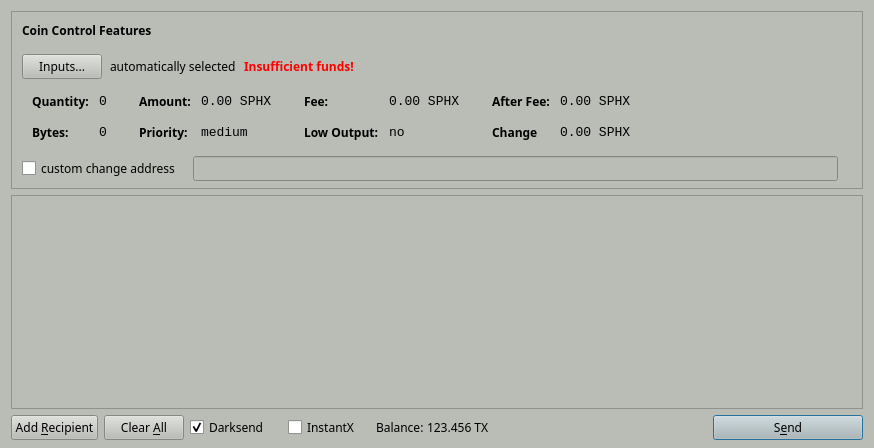
<?xml version="1.0" encoding="UTF-8"?>
<ui version="4.0">
 <class>SendCoinsDialog</class>
 <widget class="QDialog" name="SendCoinsDialog">
  <property name="geometry">
   <rect>
    <x>0</x>
    <y>0</y>
    <width>874</width>
    <height>448</height>
   </rect>
  </property>
  <property name="palette">
   <palette>
    <active>
     <colorrole role="WindowText">
      <brush brushstyle="SolidPattern">
       <color alpha="255">
        <red>0</red>
        <green>0</green>
        <blue>0</blue>
       </color>
      </brush>
     </colorrole>
     <colorrole role="Button">
      <brush brushstyle="SolidPattern">
       <color alpha="255">
        <red>186</red>
        <green>189</green>
        <blue>182</blue>
       </color>
      </brush>
     </colorrole>
     <colorrole role="Light">
      <brush brushstyle="SolidPattern">
       <color alpha="255">
        <red>255</red>
        <green>255</green>
        <blue>255</blue>
       </color>
      </brush>
     </colorrole>
     <colorrole role="Midlight">
      <brush brushstyle="SolidPattern">
       <color alpha="255">
        <red>220</red>
        <green>222</green>
        <blue>218</blue>
       </color>
      </brush>
     </colorrole>
     <colorrole role="Dark">
      <brush brushstyle="SolidPattern">
       <color alpha="255">
        <red>93</red>
        <green>94</green>
        <blue>91</blue>
       </color>
      </brush>
     </colorrole>
     <colorrole role="Mid">
      <brush brushstyle="SolidPattern">
       <color alpha="255">
        <red>124</red>
        <green>126</green>
        <blue>121</blue>
       </color>
      </brush>
     </colorrole>
     <colorrole role="Text">
      <brush brushstyle="SolidPattern">
       <color alpha="255">
        <red>0</red>
        <green>0</green>
        <blue>0</blue>
       </color>
      </brush>
     </colorrole>
     <colorrole role="BrightText">
      <brush brushstyle="SolidPattern">
       <color alpha="255">
        <red>255</red>
        <green>255</green>
        <blue>255</blue>
       </color>
      </brush>
     </colorrole>
     <colorrole role="ButtonText">
      <brush brushstyle="SolidPattern">
       <color alpha="255">
        <red>0</red>
        <green>0</green>
        <blue>0</blue>
       </color>
      </brush>
     </colorrole>
     <colorrole role="Base">
      <brush brushstyle="SolidPattern">
       <color alpha="255">
        <red>255</red>
        <green>255</green>
        <blue>255</blue>
       </color>
      </brush>
     </colorrole>
     <colorrole role="Window">
      <brush brushstyle="SolidPattern">
       <color alpha="255">
        <red>186</red>
        <green>189</green>
        <blue>182</blue>
       </color>
      </brush>
     </colorrole>
     <colorrole role="Shadow">
      <brush brushstyle="SolidPattern">
       <color alpha="255">
        <red>0</red>
        <green>0</green>
        <blue>0</blue>
       </color>
      </brush>
     </colorrole>
     <colorrole role="AlternateBase">
      <brush brushstyle="SolidPattern">
       <color alpha="255">
        <red>220</red>
        <green>222</green>
        <blue>218</blue>
       </color>
      </brush>
     </colorrole>
     <colorrole role="ToolTipBase">
      <brush brushstyle="SolidPattern">
       <color alpha="255">
        <red>255</red>
        <green>255</green>
        <blue>220</blue>
       </color>
      </brush>
     </colorrole>
     <colorrole role="ToolTipText">
      <brush brushstyle="SolidPattern">
       <color alpha="255">
        <red>0</red>
        <green>0</green>
        <blue>0</blue>
       </color>
      </brush>
     </colorrole>
    </active>
    <inactive>
     <colorrole role="WindowText">
      <brush brushstyle="SolidPattern">
       <color alpha="255">
        <red>0</red>
        <green>0</green>
        <blue>0</blue>
       </color>
      </brush>
     </colorrole>
     <colorrole role="Button">
      <brush brushstyle="SolidPattern">
       <color alpha="255">
        <red>186</red>
        <green>189</green>
        <blue>182</blue>
       </color>
      </brush>
     </colorrole>
     <colorrole role="Light">
      <brush brushstyle="SolidPattern">
       <color alpha="255">
        <red>255</red>
        <green>255</green>
        <blue>255</blue>
       </color>
      </brush>
     </colorrole>
     <colorrole role="Midlight">
      <brush brushstyle="SolidPattern">
       <color alpha="255">
        <red>220</red>
        <green>222</green>
        <blue>218</blue>
       </color>
      </brush>
     </colorrole>
     <colorrole role="Dark">
      <brush brushstyle="SolidPattern">
       <color alpha="255">
        <red>93</red>
        <green>94</green>
        <blue>91</blue>
       </color>
      </brush>
     </colorrole>
     <colorrole role="Mid">
      <brush brushstyle="SolidPattern">
       <color alpha="255">
        <red>124</red>
        <green>126</green>
        <blue>121</blue>
       </color>
      </brush>
     </colorrole>
     <colorrole role="Text">
      <brush brushstyle="SolidPattern">
       <color alpha="255">
        <red>0</red>
        <green>0</green>
        <blue>0</blue>
       </color>
      </brush>
     </colorrole>
     <colorrole role="BrightText">
      <brush brushstyle="SolidPattern">
       <color alpha="255">
        <red>255</red>
        <green>255</green>
        <blue>255</blue>
       </color>
      </brush>
     </colorrole>
     <colorrole role="ButtonText">
      <brush brushstyle="SolidPattern">
       <color alpha="255">
        <red>0</red>
        <green>0</green>
        <blue>0</blue>
       </color>
      </brush>
     </colorrole>
     <colorrole role="Base">
      <brush brushstyle="SolidPattern">
       <color alpha="255">
        <red>255</red>
        <green>255</green>
        <blue>255</blue>
       </color>
      </brush>
     </colorrole>
     <colorrole role="Window">
      <brush brushstyle="SolidPattern">
       <color alpha="255">
        <red>186</red>
        <green>189</green>
        <blue>182</blue>
       </color>
      </brush>
     </colorrole>
     <colorrole role="Shadow">
      <brush brushstyle="SolidPattern">
       <color alpha="255">
        <red>0</red>
        <green>0</green>
        <blue>0</blue>
       </color>
      </brush>
     </colorrole>
     <colorrole role="AlternateBase">
      <brush brushstyle="SolidPattern">
       <color alpha="255">
        <red>220</red>
        <green>222</green>
        <blue>218</blue>
       </color>
      </brush>
     </colorrole>
     <colorrole role="ToolTipBase">
      <brush brushstyle="SolidPattern">
       <color alpha="255">
        <red>255</red>
        <green>255</green>
        <blue>220</blue>
       </color>
      </brush>
     </colorrole>
     <colorrole role="ToolTipText">
      <brush brushstyle="SolidPattern">
       <color alpha="255">
        <red>0</red>
        <green>0</green>
        <blue>0</blue>
       </color>
      </brush>
     </colorrole>
    </inactive>
    <disabled>
     <colorrole role="WindowText">
      <brush brushstyle="SolidPattern">
       <color alpha="255">
        <red>93</red>
        <green>94</green>
        <blue>91</blue>
       </color>
      </brush>
     </colorrole>
     <colorrole role="Button">
      <brush brushstyle="SolidPattern">
       <color alpha="255">
        <red>186</red>
        <green>189</green>
        <blue>182</blue>
       </color>
      </brush>
     </colorrole>
     <colorrole role="Light">
      <brush brushstyle="SolidPattern">
       <color alpha="255">
        <red>255</red>
        <green>255</green>
        <blue>255</blue>
       </color>
      </brush>
     </colorrole>
     <colorrole role="Midlight">
      <brush brushstyle="SolidPattern">
       <color alpha="255">
        <red>220</red>
        <green>222</green>
        <blue>218</blue>
       </color>
      </brush>
     </colorrole>
     <colorrole role="Dark">
      <brush brushstyle="SolidPattern">
       <color alpha="255">
        <red>93</red>
        <green>94</green>
        <blue>91</blue>
       </color>
      </brush>
     </colorrole>
     <colorrole role="Mid">
      <brush brushstyle="SolidPattern">
       <color alpha="255">
        <red>124</red>
        <green>126</green>
        <blue>121</blue>
       </color>
      </brush>
     </colorrole>
     <colorrole role="Text">
      <brush brushstyle="SolidPattern">
       <color alpha="255">
        <red>93</red>
        <green>94</green>
        <blue>91</blue>
       </color>
      </brush>
     </colorrole>
     <colorrole role="BrightText">
      <brush brushstyle="SolidPattern">
       <color alpha="255">
        <red>255</red>
        <green>255</green>
        <blue>255</blue>
       </color>
      </brush>
     </colorrole>
     <colorrole role="ButtonText">
      <brush brushstyle="SolidPattern">
       <color alpha="255">
        <red>93</red>
        <green>94</green>
        <blue>91</blue>
       </color>
      </brush>
     </colorrole>
     <colorrole role="Base">
      <brush brushstyle="SolidPattern">
       <color alpha="255">
        <red>186</red>
        <green>189</green>
        <blue>182</blue>
       </color>
      </brush>
     </colorrole>
     <colorrole role="Window">
      <brush brushstyle="SolidPattern">
       <color alpha="255">
        <red>186</red>
        <green>189</green>
        <blue>182</blue>
       </color>
      </brush>
     </colorrole>
     <colorrole role="Shadow">
      <brush brushstyle="SolidPattern">
       <color alpha="255">
        <red>0</red>
        <green>0</green>
        <blue>0</blue>
       </color>
      </brush>
     </colorrole>
     <colorrole role="AlternateBase">
      <brush brushstyle="SolidPattern">
       <color alpha="255">
        <red>186</red>
        <green>189</green>
        <blue>182</blue>
       </color>
      </brush>
     </colorrole>
     <colorrole role="ToolTipBase">
      <brush brushstyle="SolidPattern">
       <color alpha="255">
        <red>255</red>
        <green>255</green>
        <blue>220</blue>
       </color>
      </brush>
     </colorrole>
     <colorrole role="ToolTipText">
      <brush brushstyle="SolidPattern">
       <color alpha="255">
        <red>0</red>
        <green>0</green>
        <blue>0</blue>
       </color>
      </brush>
     </colorrole>
    </disabled>
   </palette>
  </property>
  <property name="font">
   <font>
    <family>Sawasdee</family>
   </font>
  </property>
  <property name="windowTitle">
   <string>Send Coins</string>
  </property>
  <layout class="QVBoxLayout" name="verticalLayout" stretch="0,1,0">
   <property name="bottomMargin">
    <number>8</number>
   </property>
   <item>
    <widget class="QFrame" name="frameCoinControl">
     <property name="sizePolicy">
      <sizepolicy hsizetype="Expanding" vsizetype="Expanding">
       <horstretch>0</horstretch>
       <verstretch>0</verstretch>
      </sizepolicy>
     </property>
     <property name="maximumSize">
      <size>
       <width>16777215</width>
       <height>16777215</height>
      </size>
     </property>
     <property name="frameShape">
      <enum>QFrame::StyledPanel</enum>
     </property>
     <property name="frameShadow">
      <enum>QFrame::Sunken</enum>
     </property>
     <layout class="QVBoxLayout" name="verticalLayoutCoinControl2">
      <property name="spacing">
       <number>6</number>
      </property>
      <property name="leftMargin">
       <number>0</number>
      </property>
      <property name="topMargin">
       <number>0</number>
      </property>
      <property name="rightMargin">
       <number>0</number>
      </property>
      <property name="bottomMargin">
       <number>6</number>
      </property>
      <item>
       <layout class="QVBoxLayout" name="verticalLayoutCoinControl" stretch="0,0,0,0,1">
        <property name="spacing">
         <number>0</number>
        </property>
        <property name="leftMargin">
         <number>10</number>
        </property>
        <property name="topMargin">
         <number>10</number>
        </property>
        <item>
         <layout class="QHBoxLayout" name="horizontalLayoutCoinControl1">
          <property name="bottomMargin">
           <number>15</number>
          </property>
          <item>
           <widget class="QLabel" name="labelCoinControlFeatures">
            <property name="sizePolicy">
             <sizepolicy hsizetype="Preferred" vsizetype="Maximum">
              <horstretch>0</horstretch>
              <verstretch>0</verstretch>
             </sizepolicy>
            </property>
            <property name="font">
             <font>
              <weight>75</weight>
              <bold>true</bold>
             </font>
            </property>
            <property name="styleSheet">
             <string notr="true">font-weight:bold;</string>
            </property>
            <property name="text">
             <string>Coin Control Features</string>
            </property>
           </widget>
          </item>
         </layout>
        </item>
        <item>
         <layout class="QHBoxLayout" name="horizontalLayoutCoinControl2" stretch="0,0,0,0">
          <property name="spacing">
           <number>8</number>
          </property>
          <property name="bottomMargin">
           <number>10</number>
          </property>
          <item>
           <widget class="QPushButton" name="pushButtonCoinControl">
            <property name="styleSheet">
             <string notr="true"/>
            </property>
            <property name="text">
             <string>Inputs...</string>
            </property>
           </widget>
          </item>
          <item>
           <widget class="QLabel" name="labelCoinControlAutomaticallySelected">
            <property name="text">
             <string>automatically selected</string>
            </property>
            <property name="margin">
             <number>5</number>
            </property>
           </widget>
          </item>
          <item>
           <widget class="QLabel" name="labelCoinControlInsuffFunds">
            <property name="font">
             <font>
              <weight>75</weight>
              <bold>true</bold>
             </font>
            </property>
            <property name="styleSheet">
             <string notr="true">color:red;font-weight:bold;</string>
            </property>
            <property name="text">
             <string>Insufficient funds!</string>
            </property>
            <property name="margin">
             <number>5</number>
            </property>
           </widget>
          </item>
          <item>
           <spacer name="horizontalSpacerCoinControl">
            <property name="orientation">
             <enum>Qt::Horizontal</enum>
            </property>
            <property name="sizeHint" stdset="0">
             <size>
              <width>40</width>
              <height>1</height>
             </size>
            </property>
           </spacer>
          </item>
         </layout>
        </item>
        <item>
         <widget class="QWidget" name="widgetCoinControl" native="true">
          <property name="sizePolicy">
           <sizepolicy hsizetype="Preferred" vsizetype="Preferred">
            <horstretch>0</horstretch>
            <verstretch>0</verstretch>
           </sizepolicy>
          </property>
          <property name="minimumSize">
           <size>
            <width>0</width>
            <height>0</height>
           </size>
          </property>
          <property name="styleSheet">
           <string notr="true"/>
          </property>
          <layout class="QHBoxLayout" name="horizontalLayoutCoinControl5">
           <property name="leftMargin">
            <number>0</number>
           </property>
           <property name="topMargin">
            <number>0</number>
           </property>
           <property name="rightMargin">
            <number>0</number>
           </property>
           <property name="bottomMargin">
            <number>0</number>
           </property>
           <item>
            <layout class="QHBoxLayout" name="horizontalLayoutCoinControl3" stretch="0,0,0,1">
             <property name="spacing">
              <number>20</number>
             </property>
             <property name="topMargin">
              <number>0</number>
             </property>
             <property name="bottomMargin">
              <number>10</number>
             </property>
             <item>
              <layout class="QFormLayout" name="formLayoutCoinControl1">
               <property name="horizontalSpacing">
                <number>10</number>
               </property>
               <property name="verticalSpacing">
                <number>14</number>
               </property>
               <property name="leftMargin">
                <number>10</number>
               </property>
               <property name="topMargin">
                <number>4</number>
               </property>
               <property name="rightMargin">
                <number>6</number>
               </property>
               <item row="0" column="0">
                <widget class="QLabel" name="labelCoinControlQuantityText">
                 <property name="styleSheet">
                  <string notr="true">font-weight:bold;</string>
                 </property>
                 <property name="text">
                  <string>Quantity:</string>
                 </property>
                 <property name="margin">
                  <number>0</number>
                 </property>
                </widget>
               </item>
               <item row="0" column="1">
                <widget class="QLabel" name="labelCoinControlQuantity">
                 <property name="font">
                  <font>
                   <family>Monospace</family>
                   <pointsize>10</pointsize>
                  </font>
                 </property>
                 <property name="cursor">
                  <cursorShape>IBeamCursor</cursorShape>
                 </property>
                 <property name="contextMenuPolicy">
                  <enum>Qt::ActionsContextMenu</enum>
                 </property>
                 <property name="text">
                  <string>0</string>
                 </property>
                 <property name="margin">
                  <number>0</number>
                 </property>
                 <property name="textInteractionFlags">
                  <set>Qt::LinksAccessibleByMouse|Qt::TextSelectableByKeyboard|Qt::TextSelectableByMouse</set>
                 </property>
                </widget>
               </item>
               <item row="1" column="0">
                <widget class="QLabel" name="labelCoinControlBytesText">
                 <property name="styleSheet">
                  <string notr="true">font-weight:bold;</string>
                 </property>
                 <property name="text">
                  <string>Bytes:</string>
                 </property>
                </widget>
               </item>
               <item row="1" column="1">
                <widget class="QLabel" name="labelCoinControlBytes">
                 <property name="font">
                  <font>
                   <family>Monospace</family>
                   <pointsize>10</pointsize>
                  </font>
                 </property>
                 <property name="cursor">
                  <cursorShape>IBeamCursor</cursorShape>
                 </property>
                 <property name="contextMenuPolicy">
                  <enum>Qt::ActionsContextMenu</enum>
                 </property>
                 <property name="text">
                  <string>0</string>
                 </property>
                 <property name="textInteractionFlags">
                  <set>Qt::LinksAccessibleByMouse|Qt::TextSelectableByKeyboard|Qt::TextSelectableByMouse</set>
                 </property>
                </widget>
               </item>
              </layout>
             </item>
             <item>
              <layout class="QFormLayout" name="formLayoutCoinControl2">
               <property name="horizontalSpacing">
                <number>10</number>
               </property>
               <property name="verticalSpacing">
                <number>14</number>
               </property>
               <property name="leftMargin">
                <number>6</number>
               </property>
               <property name="topMargin">
                <number>4</number>
               </property>
               <property name="rightMargin">
                <number>6</number>
               </property>
               <item row="0" column="0">
                <widget class="QLabel" name="labelCoinControlAmountText">
                 <property name="styleSheet">
                  <string notr="true">font-weight:bold;</string>
                 </property>
                 <property name="text">
                  <string>Amount:</string>
                 </property>
                 <property name="margin">
                  <number>0</number>
                 </property>
                </widget>
               </item>
               <item row="0" column="1">
                <widget class="QLabel" name="labelCoinControlAmount">
                 <property name="font">
                  <font>
                   <family>Monospace</family>
                   <pointsize>10</pointsize>
                  </font>
                 </property>
                 <property name="cursor">
                  <cursorShape>IBeamCursor</cursorShape>
                 </property>
                 <property name="contextMenuPolicy">
                  <enum>Qt::ActionsContextMenu</enum>
                 </property>
                 <property name="text">
                  <string>0.00 SPHX</string>
                 </property>
                 <property name="textInteractionFlags">
                  <set>Qt::LinksAccessibleByMouse|Qt::TextSelectableByKeyboard|Qt::TextSelectableByMouse</set>
                 </property>
                </widget>
               </item>
               <item row="1" column="0">
                <widget class="QLabel" name="labelCoinControlPriorityText">
                 <property name="styleSheet">
                  <string notr="true">font-weight:bold;</string>
                 </property>
                 <property name="text">
                  <string>Priority:</string>
                 </property>
                </widget>
               </item>
               <item row="1" column="1">
                <widget class="QLabel" name="labelCoinControlPriority">
                 <property name="font">
                  <font>
                   <family>Monospace</family>
                   <pointsize>10</pointsize>
                  </font>
                 </property>
                 <property name="cursor">
                  <cursorShape>IBeamCursor</cursorShape>
                 </property>
                 <property name="contextMenuPolicy">
                  <enum>Qt::ActionsContextMenu</enum>
                 </property>
                 <property name="text">
                  <string>medium</string>
                 </property>
                 <property name="textInteractionFlags">
                  <set>Qt::LinksAccessibleByMouse|Qt::TextSelectableByKeyboard|Qt::TextSelectableByMouse</set>
                 </property>
                </widget>
               </item>
              </layout>
             </item>
             <item>
              <layout class="QFormLayout" name="formLayoutCoinControl3">
               <property name="horizontalSpacing">
                <number>10</number>
               </property>
               <property name="verticalSpacing">
                <number>14</number>
               </property>
               <property name="leftMargin">
                <number>6</number>
               </property>
               <property name="topMargin">
                <number>4</number>
               </property>
               <property name="rightMargin">
                <number>6</number>
               </property>
               <item row="0" column="0">
                <widget class="QLabel" name="labelCoinControlFeeText">
                 <property name="styleSheet">
                  <string notr="true">font-weight:bold;</string>
                 </property>
                 <property name="text">
                  <string>Fee:</string>
                 </property>
                 <property name="margin">
                  <number>0</number>
                 </property>
                </widget>
               </item>
               <item row="0" column="1">
                <widget class="QLabel" name="labelCoinControlFee">
                 <property name="font">
                  <font>
                   <family>Monospace</family>
                   <pointsize>10</pointsize>
                  </font>
                 </property>
                 <property name="cursor">
                  <cursorShape>IBeamCursor</cursorShape>
                 </property>
                 <property name="contextMenuPolicy">
                  <enum>Qt::ActionsContextMenu</enum>
                 </property>
                 <property name="text">
                  <string>0.00 SPHX</string>
                 </property>
                 <property name="textInteractionFlags">
                  <set>Qt::LinksAccessibleByMouse|Qt::TextSelectableByKeyboard|Qt::TextSelectableByMouse</set>
                 </property>
                </widget>
               </item>
               <item row="1" column="0">
                <widget class="QLabel" name="labelCoinControlLowOutputText">
                 <property name="styleSheet">
                  <string notr="true">font-weight:bold;</string>
                 </property>
                 <property name="text">
                  <string>Low Output:</string>
                 </property>
                </widget>
               </item>
               <item row="1" column="1">
                <widget class="QLabel" name="labelCoinControlLowOutput">
                 <property name="font">
                  <font>
                   <family>Monospace</family>
                   <pointsize>10</pointsize>
                  </font>
                 </property>
                 <property name="cursor">
                  <cursorShape>IBeamCursor</cursorShape>
                 </property>
                 <property name="contextMenuPolicy">
                  <enum>Qt::ActionsContextMenu</enum>
                 </property>
                 <property name="text">
                  <string>no</string>
                 </property>
                 <property name="textInteractionFlags">
                  <set>Qt::LinksAccessibleByMouse|Qt::TextSelectableByKeyboard|Qt::TextSelectableByMouse</set>
                 </property>
                </widget>
               </item>
              </layout>
             </item>
             <item>
              <layout class="QFormLayout" name="formLayoutCoinControl4">
               <property name="horizontalSpacing">
                <number>10</number>
               </property>
               <property name="verticalSpacing">
                <number>14</number>
               </property>
               <property name="leftMargin">
                <number>6</number>
               </property>
               <property name="topMargin">
                <number>4</number>
               </property>
               <property name="rightMargin">
                <number>6</number>
               </property>
               <item row="0" column="0">
                <widget class="QLabel" name="labelCoinControlAfterFeeText">
                 <property name="styleSheet">
                  <string notr="true">font-weight:bold;</string>
                 </property>
                 <property name="text">
                  <string>After Fee:</string>
                 </property>
                 <property name="margin">
                  <number>0</number>
                 </property>
                </widget>
               </item>
               <item row="0" column="1">
                <widget class="QLabel" name="labelCoinControlAfterFee">
                 <property name="font">
                  <font>
                   <family>Monospace</family>
                   <pointsize>10</pointsize>
                  </font>
                 </property>
                 <property name="cursor">
                  <cursorShape>IBeamCursor</cursorShape>
                 </property>
                 <property name="contextMenuPolicy">
                  <enum>Qt::ActionsContextMenu</enum>
                 </property>
                 <property name="text">
                  <string>0.00 SPHX</string>
                 </property>
                 <property name="textInteractionFlags">
                  <set>Qt::LinksAccessibleByMouse|Qt::TextSelectableByKeyboard|Qt::TextSelectableByMouse</set>
                 </property>
                </widget>
               </item>
               <item row="1" column="0">
                <widget class="QLabel" name="labelCoinControlChangeText">
                 <property name="styleSheet">
                  <string notr="true">font-weight:bold;</string>
                 </property>
                 <property name="text">
                  <string>Change</string>
                 </property>
                </widget>
               </item>
               <item row="1" column="1">
                <widget class="QLabel" name="labelCoinControlChange">
                 <property name="font">
                  <font>
                   <family>Monospace</family>
                   <pointsize>10</pointsize>
                  </font>
                 </property>
                 <property name="cursor">
                  <cursorShape>IBeamCursor</cursorShape>
                 </property>
                 <property name="contextMenuPolicy">
                  <enum>Qt::ActionsContextMenu</enum>
                 </property>
                 <property name="text">
                  <string>0.00 SPHX</string>
                 </property>
                 <property name="textInteractionFlags">
                  <set>Qt::LinksAccessibleByMouse|Qt::TextSelectableByKeyboard|Qt::TextSelectableByMouse</set>
                 </property>
                </widget>
               </item>
              </layout>
             </item>
            </layout>
           </item>
          </layout>
         </widget>
        </item>
        <item>
         <layout class="QHBoxLayout" name="horizontalLayoutCoinControl4" stretch="0,0,0">
          <property name="spacing">
           <number>12</number>
          </property>
          <property name="sizeConstraint">
           <enum>QLayout::SetDefaultConstraint</enum>
          </property>
          <property name="topMargin">
           <number>5</number>
          </property>
          <property name="rightMargin">
           <number>5</number>
          </property>
          <item>
           <widget class="QCheckBox" name="checkBoxCoinControlChange">
            <property name="text">
             <string>custom change address</string>
            </property>
           </widget>
          </item>
          <item>
           <widget class="QLineEdit" name="lineEditCoinControlChange">
            <property name="enabled">
             <bool>false</bool>
            </property>
            <property name="sizePolicy">
             <sizepolicy hsizetype="Expanding" vsizetype="Fixed">
              <horstretch>0</horstretch>
              <verstretch>0</verstretch>
             </sizepolicy>
            </property>
           </widget>
          </item>
          <item>
           <widget class="QLabel" name="labelCoinControlChangeLabel">
            <property name="sizePolicy">
             <sizepolicy hsizetype="Preferred" vsizetype="Expanding">
              <horstretch>0</horstretch>
              <verstretch>0</verstretch>
             </sizepolicy>
            </property>
            <property name="minimumSize">
             <size>
              <width>0</width>
              <height>0</height>
             </size>
            </property>
            <property name="text">
             <string/>
            </property>
            <property name="margin">
             <number>3</number>
            </property>
           </widget>
          </item>
         </layout>
        </item>
        <item>
         <spacer name="verticalSpacerCoinControl">
          <property name="orientation">
           <enum>Qt::Vertical</enum>
          </property>
          <property name="sizeHint" stdset="0">
           <size>
            <width>800</width>
            <height>1</height>
           </size>
          </property>
         </spacer>
        </item>
       </layout>
      </item>
     </layout>
    </widget>
   </item>
   <item>
    <widget class="QScrollArea" name="scrollArea">
     <property name="widgetResizable">
      <bool>true</bool>
     </property>
     <widget class="QWidget" name="scrollAreaWidgetContents">
      <property name="geometry">
       <rect>
        <x>0</x>
        <y>0</y>
        <width>854</width>
        <height>164</height>
       </rect>
      </property>
      <layout class="QVBoxLayout" name="verticalLayout_2">
       <property name="leftMargin">
        <number>0</number>
       </property>
       <property name="topMargin">
        <number>0</number>
       </property>
       <property name="rightMargin">
        <number>0</number>
       </property>
       <property name="bottomMargin">
        <number>0</number>
       </property>
       <item>
        <layout class="QVBoxLayout" name="entries">
         <property name="spacing">
          <number>6</number>
         </property>
        </layout>
       </item>
       <item>
        <spacer name="verticalSpacer">
         <property name="orientation">
          <enum>Qt::Vertical</enum>
         </property>
         <property name="sizeHint" stdset="0">
          <size>
           <width>20</width>
           <height>40</height>
          </size>
         </property>
        </spacer>
       </item>
      </layout>
     </widget>
    </widget>
   </item>
   <item>
    <layout class="QHBoxLayout" name="horizontalLayout">
     <item>
      <widget class="QPushButton" name="addButton">
       <property name="toolTip">
        <string>Send to multiple recipients at once</string>
       </property>
       <property name="text">
        <string>Add &amp;Recipient</string>
       </property>
       <property name="autoDefault">
        <bool>false</bool>
       </property>
      </widget>
     </item>
     <item>
      <widget class="QPushButton" name="clearButton">
       <property name="sizePolicy">
        <sizepolicy hsizetype="Minimum" vsizetype="Fixed">
         <horstretch>0</horstretch>
         <verstretch>0</verstretch>
        </sizepolicy>
       </property>
       <property name="toolTip">
        <string>Remove all transaction fields</string>
       </property>
       <property name="text">
        <string>Clear &amp;All</string>
       </property>
       <property name="autoRepeatDelay">
        <number>300</number>
       </property>
       <property name="autoDefault">
        <bool>false</bool>
       </property>
      </widget>
     </item>
     <item>
      <layout class="QHBoxLayout" name="horizontalLayout_2">
       <property name="spacing">
        <number>3</number>
       </property>
       <item>
        <widget class="QCheckBox" name="checkUseStashedsend">
         <property name="minimumSize">
          <size>
           <width>95</width>
           <height>0</height>
          </size>
         </property>
         <property name="text">
          <string>Darksend</string>
         </property>
         <property name="checked">
          <bool>true</bool>
         </property>
        </widget>
       </item>
       <item>
        <widget class="QCheckBox" name="checkInstantX">
         <property name="enabled">
          <bool>true</bool>
         </property>
         <property name="minimumSize">
          <size>
           <width>85</width>
           <height>0</height>
          </size>
         </property>
         <property name="text">
          <string>InstantX</string>
         </property>
        </widget>
       </item>
       <item>
        <widget class="QLabel" name="label">
         <property name="sizePolicy">
          <sizepolicy hsizetype="Preferred" vsizetype="Fixed">
           <horstretch>0</horstretch>
           <verstretch>0</verstretch>
          </sizepolicy>
         </property>
         <property name="text">
          <string>Balance:</string>
         </property>
        </widget>
       </item>
       <item>
        <widget class="QLabel" name="labelBalance">
         <property name="sizePolicy">
          <sizepolicy hsizetype="Preferred" vsizetype="Fixed">
           <horstretch>0</horstretch>
           <verstretch>0</verstretch>
          </sizepolicy>
         </property>
         <property name="cursor">
          <cursorShape>IBeamCursor</cursorShape>
         </property>
         <property name="text">
          <string>123.456 TX</string>
         </property>
         <property name="textInteractionFlags">
          <set>Qt::LinksAccessibleByMouse|Qt::TextSelectableByKeyboard|Qt::TextSelectableByMouse</set>
         </property>
        </widget>
       </item>
      </layout>
     </item>
     <item>
      <spacer name="horizontalSpacer">
       <property name="orientation">
        <enum>Qt::Horizontal</enum>
       </property>
       <property name="sizeHint" stdset="0">
        <size>
         <width>40</width>
         <height>20</height>
        </size>
       </property>
      </spacer>
     </item>
     <item>
      <widget class="QPushButton" name="sendButton">
       <property name="minimumSize">
        <size>
         <width>150</width>
         <height>0</height>
        </size>
       </property>
       <property name="toolTip">
        <string>Confirm the send action</string>
       </property>
       <property name="text">
        <string>S&amp;end</string>
       </property>
       <property name="icon">
        <iconset resource="../sphinxcoin.qrc">
         <normaloff>:/icons/send</normaloff>:/icons/send</iconset>
       </property>
       <property name="default">
        <bool>true</bool>
       </property>
      </widget>
     </item>
    </layout>
   </item>
  </layout>
 </widget>
 <resources>
  <include location="../sphinxcoin.qrc"/>
 </resources>
 <connections/>
</ui>
